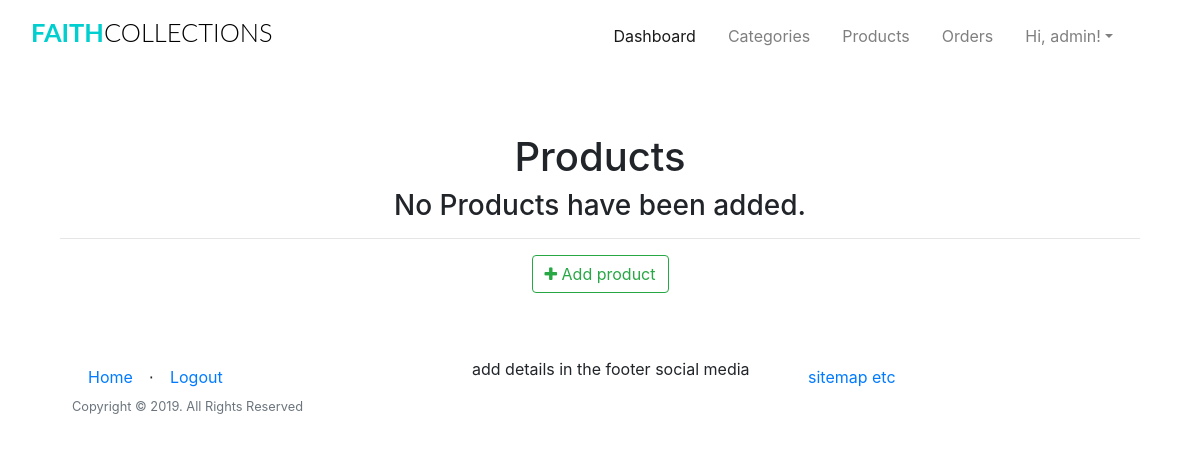
The page /admin/products/ (signed in) on the database as committed earlier.
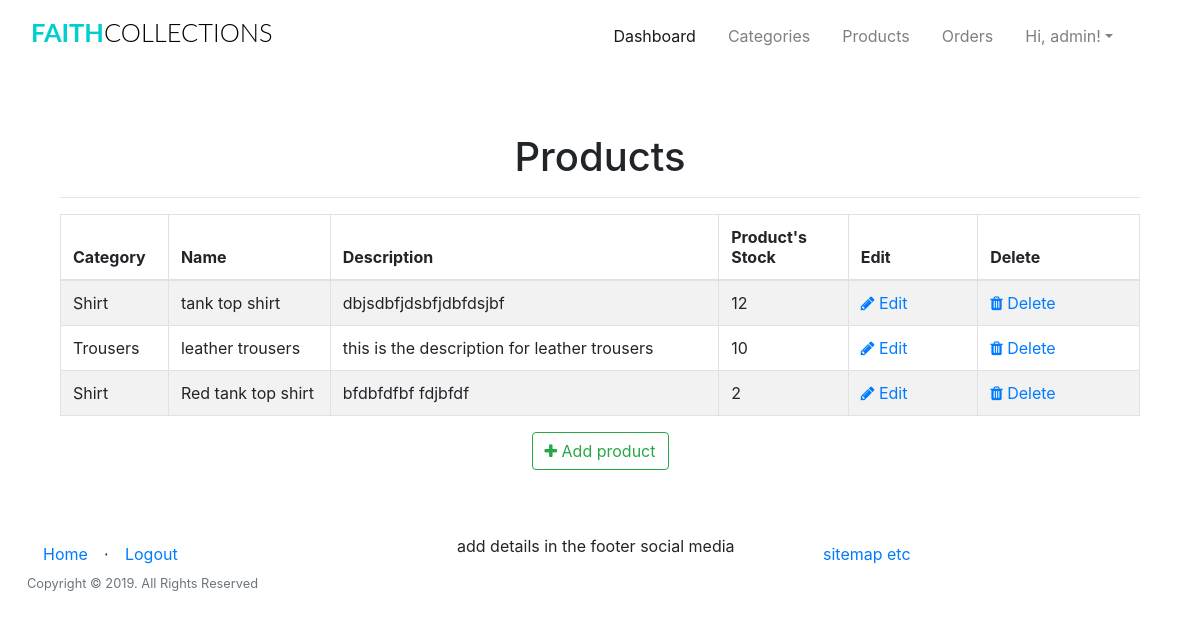
The same page on the database as committed later.
### app/models.py (models this page shows, shortened)
class Products(db.Model):
	__tablename__ = 'product'
	id = db.Column(db.Integer, primary_key=True)
	product_name = db.Column(db.String(100), index=True)
	product_price = db.Column(db.Integer, index=True)
	product_image = db.Column(db.String(120),index=True)
	product_description = db.Column(db.String(200), index=True)
	product_stock = db.Column(db.Integer, index = True)
	product_size = db.Column(db.String(5), index = True)
	categories_id = db.Column(db.Integer, db.ForeignKey('categories.id'))
	order = db.relationship('Order', secondary=association_table, backref='my_orders', lazy='dynamic')

class Categories(db.Model):
	id = db.Column(db.Integer, primary_key=True)
	category_name  = db.Column(db.String(20), index = True)
	product = db.relationship('Products', backref='products_categories')

### app/admin/routes.py (the view)
@admin.route('/products/')
@login_required
def list_products():
	check_admin()
	'''
	list all products
	'''
	products = Products.query.all()
	return render_template('admin/products/products.html', title = 'Products', products = products)

### app/admin/routes.py (called while the page is built)
def check_admin():
	if not current_user.is_admin:
		abort(403)

### app/models.py (called while the page is built)
@login_manager.user_loader
def load_user(id):
    return User.query.get(int(id))

### app/templates/admin/products/products.html (shortened to what this page needs)
{% extends "base.html" %}
{% block head %}
<head>
    <link href="//maxcdn.bootstrapcdn.com/font-awesome/4.1.0/css/font-awesome.min.css" rel="stylesheet">
</head>
{%endblock head%}
{% block body %}
<div class="container">
  <div class="outer">
    <div class="middle">
      <div class="inner">
        <br/>
        <br/>
        <h1 style="text-align:center;">Products</h1>
        {% if products %}
          <hr class="intro-divider">
            <table class="table table-striped table-bordered">
              <thead>
                <tr>
                  <th width="10%"> Category</th>
                  <th width="15%"> Name </th>
                  <th width="36%"> Description </th>
                  <th width="12%"> Product's Stock </th>
                  <th width="12%"> Edit </th>
                  <th width="15%"> Delete </th>
                </tr>
              </thead>
              <tbody>
              {% for product in products %}
                <tr>
                  <td>{{ product.products_categories.category_name }} </td>
                  <td> {{ product.product_name }} </td>
                  <td> {{ product.product_description }} </td>
                  <td>
                    {% if product %}
                      {{ product.product_stock }}
                    {% else %}
                      0
                    {% endif %}
                  </td>
                  <td>
                    <a href="{{ url_for('admin.edit_product', id=product.id) }}">
                      <i class="fa fa-pencil"></i> Edit
                    </a>
                  </td>
                  <td>
                    <a href="{{ url_for('admin.delete_product', id=product.id) }}">
                      <i class="fa fa-trash"></i> Delete
                    </a>
                  </td>
                </tr>
              {% endfor %}
              </tbody>
            </table>
          </div>
          <div style="text-align: center">
        {% else %}
          <div style="text-align: center">
            <h3> No Products have been added. </h3>
            <hr class="intro-divider">
        {% endif %}
          <a href="{{ url_for('admin.add_product') }}" class="btn btn-outline-success">
            <i class="fa fa-plus"></i>
            Add product
          </a>
        </div>
      </div>
    </div>
  </div>
{% endblock %}

Rows that differ between the two databases and show on the page:
added Products: products_categories.category_name "Shirt", product_name "tank top shirt", product_description "dbjsdbfjdsbfjdbfdsjbf", product_stock "12"
added Products: products_categories.category_name "Trousers", product_name "leather trousers", product_description "this is the description for leather trousers", product_stock "10"
added Products: products_categories.category_name "Shirt", product_name "Red tank top shirt", product_description "bfdbfdfbf fdjbfdf", product_stock "2"
Other text that changed with them:
text no longer shown: "No Products have been added."
text now shown: "Category Name Description Product's Stock Edit Delete"
